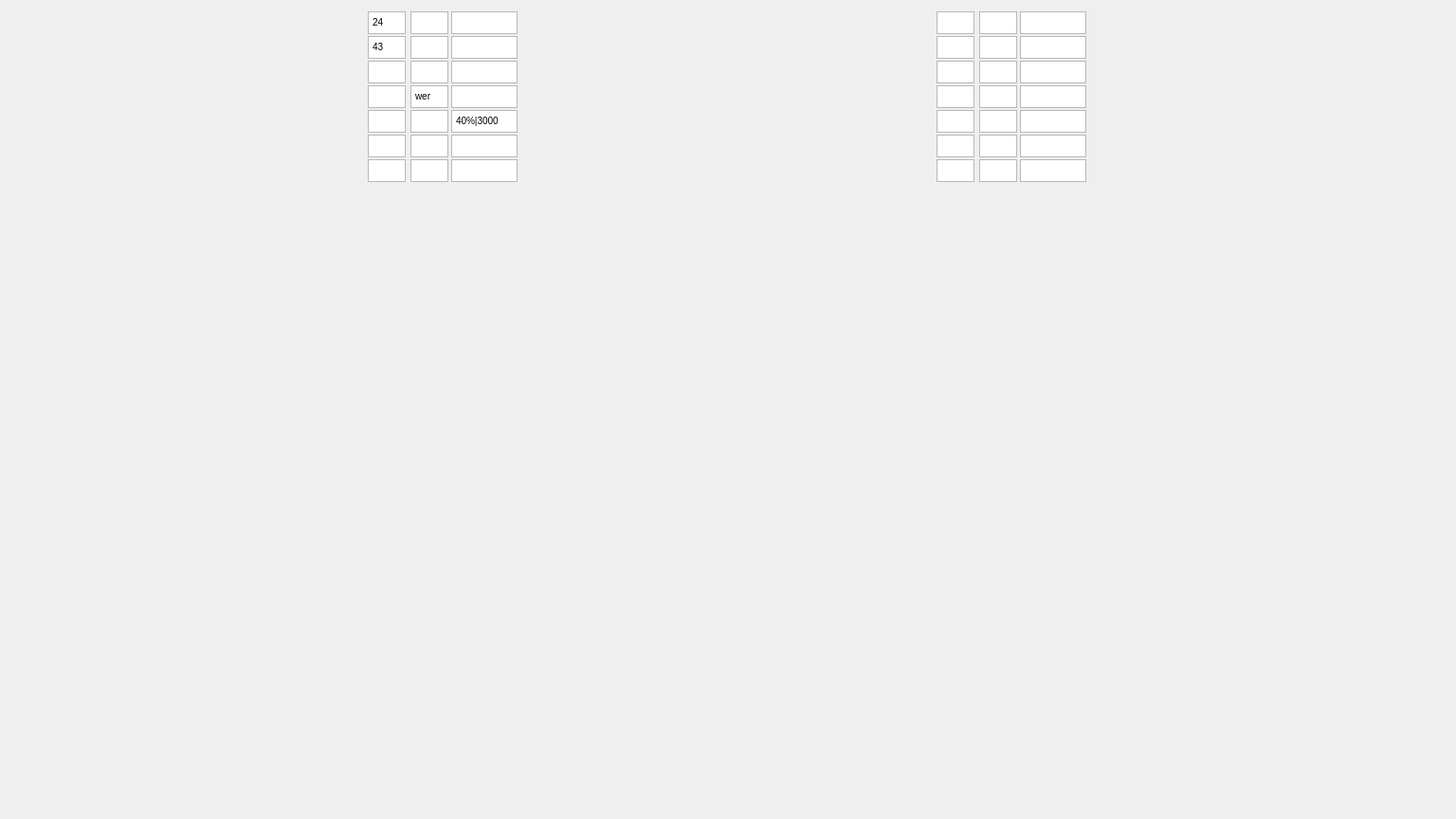
<?xml version="1.0" encoding="UTF-8"?>
<ui version="4.0">
 <class>MainWindow</class>
 <widget class="QMainWindow" name="MainWindow">
  <property name="geometry">
   <rect>
    <x>0</x>
    <y>0</y>
    <width>1536</width>
    <height>864</height>
   </rect>
  </property>
  <property name="maximumSize">
   <size>
    <width>1920</width>
    <height>1080</height>
   </size>
  </property>
  <property name="windowTitle">
   <string>Olenemer</string>
  </property>
  <widget class="QWidget" name="centralwidget">
   <widget class="QWidget" name="">
    <property name="geometry">
     <rect>
      <x>-1</x>
      <y>3</y>
      <width>1539</width>
      <height>835</height>
     </rect>
    </property>
    <layout class="QVBoxLayout" name="whole_screen">
     <item>
      <layout class="QHBoxLayout" name="top_half_panel">
       <item>
        <spacer name="horizontalSpacer_6">
         <property name="orientation">
          <enum>Qt::Horizontal</enum>
         </property>
         <property name="sizeType">
          <enum>QSizePolicy::Fixed</enum>
         </property>
         <property name="sizeHint" stdset="0">
          <size>
           <width>380</width>
           <height>20</height>
          </size>
         </property>
        </spacer>
       </item>
       <item>
        <widget class="QWidget" name="souz_stats" native="true">
         <layout class="QHBoxLayout" name="souz_stats_4">
          <property name="spacing">
           <number>0</number>
          </property>
          <item>
           <layout class="QVBoxLayout" name="souz_winrates">
            <property name="spacing">
             <number>2</number>
            </property>
            <item>
             <widget class="QTextEdit" name="textEdit_13">
              <property name="maximumSize">
               <size>
                <width>40</width>
                <height>24</height>
               </size>
              </property>
              <property name="verticalScrollBarPolicy">
               <enum>Qt::ScrollBarAlwaysOff</enum>
              </property>
              <property name="horizontalScrollBarPolicy">
               <enum>Qt::ScrollBarAsNeeded</enum>
              </property>
              <property name="html">
               <string>&lt;!DOCTYPE HTML PUBLIC &quot;-//W3C//DTD HTML 4.0//EN&quot; &quot;http://www.w3.org/TR/REC-html40/strict.dtd&quot;&gt;
&lt;html&gt;&lt;head&gt;&lt;meta name=&quot;qrichtext&quot; content=&quot;1&quot; /&gt;&lt;style type=&quot;text/css&quot;&gt;
p, li { white-space: pre-wrap; }
&lt;/style&gt;&lt;/head&gt;&lt;body style=&quot; font-family:'MS Shell Dlg 2'; font-size:7.8pt; font-weight:400; font-style:normal;&quot;&gt;
&lt;p style=&quot; margin-top:0px; margin-bottom:0px; margin-left:0px; margin-right:0px; -qt-block-indent:0; text-indent:0px;&quot;&gt;24&lt;/p&gt;&lt;/body&gt;&lt;/html&gt;</string>
              </property>
             </widget>
            </item>
            <item>
             <widget class="QTextEdit" name="textEdit_18">
              <property name="maximumSize">
               <size>
                <width>40</width>
                <height>24</height>
               </size>
              </property>
              <property name="verticalScrollBarPolicy">
               <enum>Qt::ScrollBarAlwaysOff</enum>
              </property>
              <property name="horizontalScrollBarPolicy">
               <enum>Qt::ScrollBarAsNeeded</enum>
              </property>
              <property name="html">
               <string>&lt;!DOCTYPE HTML PUBLIC &quot;-//W3C//DTD HTML 4.0//EN&quot; &quot;http://www.w3.org/TR/REC-html40/strict.dtd&quot;&gt;
&lt;html&gt;&lt;head&gt;&lt;meta name=&quot;qrichtext&quot; content=&quot;1&quot; /&gt;&lt;style type=&quot;text/css&quot;&gt;
p, li { white-space: pre-wrap; }
&lt;/style&gt;&lt;/head&gt;&lt;body style=&quot; font-family:'MS Shell Dlg 2'; font-size:7.8pt; font-weight:400; font-style:normal;&quot;&gt;
&lt;p style=&quot; margin-top:0px; margin-bottom:0px; margin-left:0px; margin-right:0px; -qt-block-indent:0; text-indent:0px;&quot;&gt;43&lt;/p&gt;&lt;/body&gt;&lt;/html&gt;</string>
              </property>
             </widget>
            </item>
            <item>
             <widget class="QTextEdit" name="textEdit_17">
              <property name="maximumSize">
               <size>
                <width>40</width>
                <height>24</height>
               </size>
              </property>
              <property name="verticalScrollBarPolicy">
               <enum>Qt::ScrollBarAlwaysOff</enum>
              </property>
              <property name="horizontalScrollBarPolicy">
               <enum>Qt::ScrollBarAsNeeded</enum>
              </property>
             </widget>
            </item>
            <item>
             <widget class="QTextEdit" name="textEdit_16">
              <property name="maximumSize">
               <size>
                <width>40</width>
                <height>24</height>
               </size>
              </property>
              <property name="verticalScrollBarPolicy">
               <enum>Qt::ScrollBarAlwaysOff</enum>
              </property>
              <property name="horizontalScrollBarPolicy">
               <enum>Qt::ScrollBarAsNeeded</enum>
              </property>
             </widget>
            </item>
            <item>
             <widget class="QTextEdit" name="textEdit_15">
              <property name="maximumSize">
               <size>
                <width>40</width>
                <height>24</height>
               </size>
              </property>
              <property name="verticalScrollBarPolicy">
               <enum>Qt::ScrollBarAlwaysOff</enum>
              </property>
              <property name="horizontalScrollBarPolicy">
               <enum>Qt::ScrollBarAsNeeded</enum>
              </property>
             </widget>
            </item>
            <item>
             <widget class="QTextEdit" name="textEdit_14">
              <property name="maximumSize">
               <size>
                <width>40</width>
                <height>24</height>
               </size>
              </property>
              <property name="verticalScrollBarPolicy">
               <enum>Qt::ScrollBarAlwaysOff</enum>
              </property>
              <property name="horizontalScrollBarPolicy">
               <enum>Qt::ScrollBarAsNeeded</enum>
              </property>
             </widget>
            </item>
            <item>
             <widget class="QTextEdit" name="textEdit">
              <property name="maximumSize">
               <size>
                <width>40</width>
                <height>24</height>
               </size>
              </property>
              <property name="verticalScrollBarPolicy">
               <enum>Qt::ScrollBarAlwaysOff</enum>
              </property>
              <property name="horizontalScrollBarPolicy">
               <enum>Qt::ScrollBarAsNeeded</enum>
              </property>
             </widget>
            </item>
           </layout>
          </item>
          <item>
           <spacer name="horizontalSpacer">
            <property name="orientation">
             <enum>Qt::Horizontal</enum>
            </property>
            <property name="sizeType">
             <enum>QSizePolicy::Fixed</enum>
            </property>
            <property name="sizeHint" stdset="0">
             <size>
              <width>5</width>
              <height>20</height>
             </size>
            </property>
           </spacer>
          </item>
          <item>
           <layout class="QVBoxLayout" name="souz_tank">
            <property name="spacing">
             <number>2</number>
            </property>
            <item>
             <widget class="QTextEdit" name="textEdit_2">
              <property name="maximumSize">
               <size>
                <width>40</width>
                <height>24</height>
               </size>
              </property>
              <property name="verticalScrollBarPolicy">
               <enum>Qt::ScrollBarAlwaysOff</enum>
              </property>
              <property name="horizontalScrollBarPolicy">
               <enum>Qt::ScrollBarAsNeeded</enum>
              </property>
             </widget>
            </item>
            <item>
             <widget class="QTextEdit" name="textEdit_20">
              <property name="maximumSize">
               <size>
                <width>40</width>
                <height>24</height>
               </size>
              </property>
              <property name="verticalScrollBarPolicy">
               <enum>Qt::ScrollBarAlwaysOff</enum>
              </property>
              <property name="horizontalScrollBarPolicy">
               <enum>Qt::ScrollBarAsNeeded</enum>
              </property>
             </widget>
            </item>
            <item>
             <widget class="QTextEdit" name="textEdit_22">
              <property name="maximumSize">
               <size>
                <width>40</width>
                <height>24</height>
               </size>
              </property>
              <property name="verticalScrollBarPolicy">
               <enum>Qt::ScrollBarAlwaysOff</enum>
              </property>
              <property name="horizontalScrollBarPolicy">
               <enum>Qt::ScrollBarAsNeeded</enum>
              </property>
             </widget>
            </item>
            <item>
             <widget class="QTextEdit" name="textEdit_21">
              <property name="maximumSize">
               <size>
                <width>40</width>
                <height>24</height>
               </size>
              </property>
              <property name="verticalScrollBarPolicy">
               <enum>Qt::ScrollBarAlwaysOff</enum>
              </property>
              <property name="horizontalScrollBarPolicy">
               <enum>Qt::ScrollBarAsNeeded</enum>
              </property>
              <property name="html">
               <string>&lt;!DOCTYPE HTML PUBLIC &quot;-//W3C//DTD HTML 4.0//EN&quot; &quot;http://www.w3.org/TR/REC-html40/strict.dtd&quot;&gt;
&lt;html&gt;&lt;head&gt;&lt;meta name=&quot;qrichtext&quot; content=&quot;1&quot; /&gt;&lt;style type=&quot;text/css&quot;&gt;
p, li { white-space: pre-wrap; }
&lt;/style&gt;&lt;/head&gt;&lt;body style=&quot; font-family:'MS Shell Dlg 2'; font-size:7.8pt; font-weight:400; font-style:normal;&quot;&gt;
&lt;p style=&quot; margin-top:0px; margin-bottom:0px; margin-left:0px; margin-right:0px; -qt-block-indent:0; text-indent:0px;&quot;&gt;wer&lt;/p&gt;&lt;/body&gt;&lt;/html&gt;</string>
              </property>
             </widget>
            </item>
            <item>
             <widget class="QTextEdit" name="textEdit_23">
              <property name="maximumSize">
               <size>
                <width>40</width>
                <height>24</height>
               </size>
              </property>
              <property name="verticalScrollBarPolicy">
               <enum>Qt::ScrollBarAlwaysOff</enum>
              </property>
              <property name="horizontalScrollBarPolicy">
               <enum>Qt::ScrollBarAsNeeded</enum>
              </property>
             </widget>
            </item>
            <item>
             <widget class="QTextEdit" name="textEdit_24">
              <property name="maximumSize">
               <size>
                <width>40</width>
                <height>24</height>
               </size>
              </property>
              <property name="verticalScrollBarPolicy">
               <enum>Qt::ScrollBarAlwaysOff</enum>
              </property>
              <property name="horizontalScrollBarPolicy">
               <enum>Qt::ScrollBarAsNeeded</enum>
              </property>
             </widget>
            </item>
            <item>
             <widget class="QTextEdit" name="textEdit_19">
              <property name="maximumSize">
               <size>
                <width>40</width>
                <height>24</height>
               </size>
              </property>
              <property name="verticalScrollBarPolicy">
               <enum>Qt::ScrollBarAlwaysOff</enum>
              </property>
              <property name="horizontalScrollBarPolicy">
               <enum>Qt::ScrollBarAsNeeded</enum>
              </property>
             </widget>
            </item>
           </layout>
          </item>
          <item>
           <spacer name="horizontalSpacer_2">
            <property name="orientation">
             <enum>Qt::Horizontal</enum>
            </property>
            <property name="sizeType">
             <enum>QSizePolicy::Fixed</enum>
            </property>
            <property name="sizeHint" stdset="0">
             <size>
              <width>3</width>
              <height>1</height>
             </size>
            </property>
           </spacer>
          </item>
          <item>
           <layout class="QVBoxLayout" name="souz_tank_stats">
            <property name="spacing">
             <number>2</number>
            </property>
            <item>
             <widget class="QTextEdit" name="textEdit_3">
              <property name="maximumSize">
               <size>
                <width>70</width>
                <height>24</height>
               </size>
              </property>
              <property name="verticalScrollBarPolicy">
               <enum>Qt::ScrollBarAlwaysOff</enum>
              </property>
              <property name="horizontalScrollBarPolicy">
               <enum>Qt::ScrollBarAsNeeded</enum>
              </property>
             </widget>
            </item>
            <item>
             <widget class="QTextEdit" name="textEdit_26">
              <property name="maximumSize">
               <size>
                <width>70</width>
                <height>24</height>
               </size>
              </property>
              <property name="verticalScrollBarPolicy">
               <enum>Qt::ScrollBarAlwaysOff</enum>
              </property>
              <property name="horizontalScrollBarPolicy">
               <enum>Qt::ScrollBarAsNeeded</enum>
              </property>
             </widget>
            </item>
            <item>
             <widget class="QTextEdit" name="textEdit_28">
              <property name="maximumSize">
               <size>
                <width>70</width>
                <height>24</height>
               </size>
              </property>
              <property name="verticalScrollBarPolicy">
               <enum>Qt::ScrollBarAlwaysOff</enum>
              </property>
              <property name="horizontalScrollBarPolicy">
               <enum>Qt::ScrollBarAsNeeded</enum>
              </property>
             </widget>
            </item>
            <item>
             <widget class="QTextEdit" name="textEdit_27">
              <property name="maximumSize">
               <size>
                <width>70</width>
                <height>24</height>
               </size>
              </property>
              <property name="verticalScrollBarPolicy">
               <enum>Qt::ScrollBarAlwaysOff</enum>
              </property>
              <property name="horizontalScrollBarPolicy">
               <enum>Qt::ScrollBarAsNeeded</enum>
              </property>
             </widget>
            </item>
            <item>
             <widget class="QTextEdit" name="textEdit_30">
              <property name="maximumSize">
               <size>
                <width>70</width>
                <height>24</height>
               </size>
              </property>
              <property name="verticalScrollBarPolicy">
               <enum>Qt::ScrollBarAlwaysOff</enum>
              </property>
              <property name="horizontalScrollBarPolicy">
               <enum>Qt::ScrollBarAsNeeded</enum>
              </property>
              <property name="html">
               <string>&lt;!DOCTYPE HTML PUBLIC &quot;-//W3C//DTD HTML 4.0//EN&quot; &quot;http://www.w3.org/TR/REC-html40/strict.dtd&quot;&gt;
&lt;html&gt;&lt;head&gt;&lt;meta name=&quot;qrichtext&quot; content=&quot;1&quot; /&gt;&lt;style type=&quot;text/css&quot;&gt;
p, li { white-space: pre-wrap; }
&lt;/style&gt;&lt;/head&gt;&lt;body style=&quot; font-family:'MS Shell Dlg 2'; font-size:7.8pt; font-weight:400; font-style:normal;&quot;&gt;
&lt;p style=&quot; margin-top:0px; margin-bottom:0px; margin-left:0px; margin-right:0px; -qt-block-indent:0; text-indent:0px;&quot;&gt;40%|3000&lt;/p&gt;
&lt;p style=&quot;-qt-paragraph-type:empty; margin-top:0px; margin-bottom:0px; margin-left:0px; margin-right:0px; -qt-block-indent:0; text-indent:0px;&quot;&gt;&lt;br /&gt;&lt;/p&gt;&lt;/body&gt;&lt;/html&gt;</string>
              </property>
             </widget>
            </item>
            <item>
             <widget class="QTextEdit" name="textEdit_29">
              <property name="maximumSize">
               <size>
                <width>70</width>
                <height>24</height>
               </size>
              </property>
              <property name="verticalScrollBarPolicy">
               <enum>Qt::ScrollBarAlwaysOff</enum>
              </property>
              <property name="horizontalScrollBarPolicy">
               <enum>Qt::ScrollBarAsNeeded</enum>
              </property>
             </widget>
            </item>
            <item>
             <widget class="QTextEdit" name="textEdit_25">
              <property name="maximumSize">
               <size>
                <width>70</width>
                <height>24</height>
               </size>
              </property>
              <property name="verticalScrollBarPolicy">
               <enum>Qt::ScrollBarAlwaysOff</enum>
              </property>
              <property name="horizontalScrollBarPolicy">
               <enum>Qt::ScrollBarAsNeeded</enum>
              </property>
             </widget>
            </item>
           </layout>
          </item>
         </layout>
        </widget>
       </item>
       <item>
        <spacer name="horizontalSpacer_5">
         <property name="orientation">
          <enum>Qt::Horizontal</enum>
         </property>
         <property name="sizeType">
          <enum>QSizePolicy::Fixed</enum>
         </property>
         <property name="sizeHint" stdset="0">
          <size>
           <width>415</width>
           <height>20</height>
          </size>
         </property>
        </spacer>
       </item>
       <item>
        <widget class="QWidget" name="vragi_stats" native="true">
         <layout class="QHBoxLayout" name="vragi_stats_4">
          <property name="spacing">
           <number>0</number>
          </property>
          <item>
           <layout class="QVBoxLayout" name="vragi_winrates">
            <property name="spacing">
             <number>2</number>
            </property>
            <item>
             <widget class="QTextEdit" name="textEdit_4">
              <property name="maximumSize">
               <size>
                <width>40</width>
                <height>24</height>
               </size>
              </property>
              <property name="verticalScrollBarPolicy">
               <enum>Qt::ScrollBarAlwaysOff</enum>
              </property>
              <property name="horizontalScrollBarPolicy">
               <enum>Qt::ScrollBarAsNeeded</enum>
              </property>
             </widget>
            </item>
            <item>
             <widget class="QTextEdit" name="textEdit_32">
              <property name="maximumSize">
               <size>
                <width>40</width>
                <height>24</height>
               </size>
              </property>
              <property name="verticalScrollBarPolicy">
               <enum>Qt::ScrollBarAlwaysOff</enum>
              </property>
              <property name="horizontalScrollBarPolicy">
               <enum>Qt::ScrollBarAsNeeded</enum>
              </property>
             </widget>
            </item>
            <item>
             <widget class="QTextEdit" name="textEdit_34">
              <property name="maximumSize">
               <size>
                <width>40</width>
                <height>24</height>
               </size>
              </property>
              <property name="verticalScrollBarPolicy">
               <enum>Qt::ScrollBarAlwaysOff</enum>
              </property>
              <property name="horizontalScrollBarPolicy">
               <enum>Qt::ScrollBarAsNeeded</enum>
              </property>
             </widget>
            </item>
            <item>
             <widget class="QTextEdit" name="textEdit_33">
              <property name="maximumSize">
               <size>
                <width>40</width>
                <height>24</height>
               </size>
              </property>
              <property name="verticalScrollBarPolicy">
               <enum>Qt::ScrollBarAlwaysOff</enum>
              </property>
              <property name="horizontalScrollBarPolicy">
               <enum>Qt::ScrollBarAsNeeded</enum>
              </property>
             </widget>
            </item>
            <item>
             <widget class="QTextEdit" name="textEdit_35">
              <property name="maximumSize">
               <size>
                <width>40</width>
                <height>24</height>
               </size>
              </property>
              <property name="verticalScrollBarPolicy">
               <enum>Qt::ScrollBarAlwaysOff</enum>
              </property>
              <property name="horizontalScrollBarPolicy">
               <enum>Qt::ScrollBarAsNeeded</enum>
              </property>
             </widget>
            </item>
            <item>
             <widget class="QTextEdit" name="textEdit_36">
              <property name="maximumSize">
               <size>
                <width>40</width>
                <height>24</height>
               </size>
              </property>
              <property name="verticalScrollBarPolicy">
               <enum>Qt::ScrollBarAlwaysOff</enum>
              </property>
              <property name="horizontalScrollBarPolicy">
               <enum>Qt::ScrollBarAsNeeded</enum>
              </property>
             </widget>
            </item>
            <item>
             <widget class="QTextEdit" name="textEdit_31">
              <property name="maximumSize">
               <size>
                <width>40</width>
                <height>24</height>
               </size>
              </property>
              <property name="verticalScrollBarPolicy">
               <enum>Qt::ScrollBarAlwaysOff</enum>
              </property>
              <property name="horizontalScrollBarPolicy">
               <enum>Qt::ScrollBarAsNeeded</enum>
              </property>
             </widget>
            </item>
           </layout>
          </item>
          <item>
           <spacer name="horizontalSpacer_3">
            <property name="orientation">
             <enum>Qt::Horizontal</enum>
            </property>
            <property name="sizeType">
             <enum>QSizePolicy::Fixed</enum>
            </property>
            <property name="sizeHint" stdset="0">
             <size>
              <width>5</width>
              <height>20</height>
             </size>
            </property>
           </spacer>
          </item>
          <item>
           <layout class="QVBoxLayout" name="vragi_tank">
            <property name="spacing">
             <number>2</number>
            </property>
            <item>
             <widget class="QTextEdit" name="textEdit_37">
              <property name="maximumSize">
               <size>
                <width>40</width>
                <height>24</height>
               </size>
              </property>
              <property name="verticalScrollBarPolicy">
               <enum>Qt::ScrollBarAlwaysOff</enum>
              </property>
              <property name="horizontalScrollBarPolicy">
               <enum>Qt::ScrollBarAsNeeded</enum>
              </property>
             </widget>
            </item>
            <item>
             <widget class="QTextEdit" name="textEdit_39">
              <property name="maximumSize">
               <size>
                <width>40</width>
                <height>24</height>
               </size>
              </property>
              <property name="verticalScrollBarPolicy">
               <enum>Qt::ScrollBarAlwaysOff</enum>
              </property>
              <property name="horizontalScrollBarPolicy">
               <enum>Qt::ScrollBarAsNeeded</enum>
              </property>
             </widget>
            </item>
            <item>
             <widget class="QTextEdit" name="textEdit_38">
              <property name="maximumSize">
               <size>
                <width>40</width>
                <height>24</height>
               </size>
              </property>
              <property name="verticalScrollBarPolicy">
               <enum>Qt::ScrollBarAlwaysOff</enum>
              </property>
              <property name="horizontalScrollBarPolicy">
               <enum>Qt::ScrollBarAsNeeded</enum>
              </property>
             </widget>
            </item>
            <item>
             <widget class="QTextEdit" name="textEdit_40">
              <property name="maximumSize">
               <size>
                <width>40</width>
                <height>24</height>
               </size>
              </property>
              <property name="verticalScrollBarPolicy">
               <enum>Qt::ScrollBarAlwaysOff</enum>
              </property>
              <property name="horizontalScrollBarPolicy">
               <enum>Qt::ScrollBarAsNeeded</enum>
              </property>
             </widget>
            </item>
            <item>
             <widget class="QTextEdit" name="textEdit_42">
              <property name="maximumSize">
               <size>
                <width>40</width>
                <height>24</height>
               </size>
              </property>
              <property name="verticalScrollBarPolicy">
               <enum>Qt::ScrollBarAlwaysOff</enum>
              </property>
              <property name="horizontalScrollBarPolicy">
               <enum>Qt::ScrollBarAsNeeded</enum>
              </property>
             </widget>
            </item>
            <item>
             <widget class="QTextEdit" name="textEdit_41">
              <property name="maximumSize">
               <size>
                <width>40</width>
                <height>24</height>
               </size>
              </property>
              <property name="verticalScrollBarPolicy">
               <enum>Qt::ScrollBarAlwaysOff</enum>
              </property>
              <property name="horizontalScrollBarPolicy">
               <enum>Qt::ScrollBarAsNeeded</enum>
              </property>
             </widget>
            </item>
            <item>
             <widget class="QTextEdit" name="textEdit_5">
              <property name="maximumSize">
               <size>
                <width>40</width>
                <height>24</height>
               </size>
              </property>
              <property name="verticalScrollBarPolicy">
               <enum>Qt::ScrollBarAlwaysOff</enum>
              </property>
              <property name="horizontalScrollBarPolicy">
               <enum>Qt::ScrollBarAsNeeded</enum>
              </property>
             </widget>
            </item>
           </layout>
          </item>
          <item>
           <spacer name="horizontalSpacer_4">
            <property name="orientation">
             <enum>Qt::Horizontal</enum>
            </property>
            <property name="sizeType">
             <enum>QSizePolicy::Fixed</enum>
            </property>
            <property name="sizeHint" stdset="0">
             <size>
              <width>3</width>
              <height>1</height>
             </size>
            </property>
           </spacer>
          </item>
          <item>
           <layout class="QVBoxLayout" name="vragi_tank_stats">
            <property name="spacing">
             <number>2</number>
            </property>
            <item>
             <widget class="QTextEdit" name="textEdit_43">
              <property name="maximumSize">
               <size>
                <width>70</width>
                <height>24</height>
               </size>
              </property>
              <property name="verticalScrollBarPolicy">
               <enum>Qt::ScrollBarAlwaysOff</enum>
              </property>
              <property name="horizontalScrollBarPolicy">
               <enum>Qt::ScrollBarAsNeeded</enum>
              </property>
             </widget>
            </item>
            <item>
             <widget class="QTextEdit" name="textEdit_45">
              <property name="maximumSize">
               <size>
                <width>70</width>
                <height>24</height>
               </size>
              </property>
              <property name="verticalScrollBarPolicy">
               <enum>Qt::ScrollBarAlwaysOff</enum>
              </property>
              <property name="horizontalScrollBarPolicy">
               <enum>Qt::ScrollBarAsNeeded</enum>
              </property>
             </widget>
            </item>
            <item>
             <widget class="QTextEdit" name="textEdit_44">
              <property name="maximumSize">
               <size>
                <width>70</width>
                <height>24</height>
               </size>
              </property>
              <property name="verticalScrollBarPolicy">
               <enum>Qt::ScrollBarAlwaysOff</enum>
              </property>
              <property name="horizontalScrollBarPolicy">
               <enum>Qt::ScrollBarAsNeeded</enum>
              </property>
             </widget>
            </item>
            <item>
             <widget class="QTextEdit" name="textEdit_46">
              <property name="maximumSize">
               <size>
                <width>70</width>
                <height>24</height>
               </size>
              </property>
              <property name="verticalScrollBarPolicy">
               <enum>Qt::ScrollBarAlwaysOff</enum>
              </property>
              <property name="horizontalScrollBarPolicy">
               <enum>Qt::ScrollBarAsNeeded</enum>
              </property>
             </widget>
            </item>
            <item>
             <widget class="QTextEdit" name="textEdit_47">
              <property name="maximumSize">
               <size>
                <width>70</width>
                <height>24</height>
               </size>
              </property>
              <property name="verticalScrollBarPolicy">
               <enum>Qt::ScrollBarAlwaysOff</enum>
              </property>
              <property name="horizontalScrollBarPolicy">
               <enum>Qt::ScrollBarAsNeeded</enum>
              </property>
             </widget>
            </item>
            <item>
             <widget class="QTextEdit" name="textEdit_6">
              <property name="maximumSize">
               <size>
                <width>70</width>
                <height>24</height>
               </size>
              </property>
              <property name="verticalScrollBarPolicy">
               <enum>Qt::ScrollBarAlwaysOff</enum>
              </property>
              <property name="horizontalScrollBarPolicy">
               <enum>Qt::ScrollBarAsNeeded</enum>
              </property>
             </widget>
            </item>
            <item>
             <widget class="QTextEdit" name="textEdit_48">
              <property name="maximumSize">
               <size>
                <width>70</width>
                <height>24</height>
               </size>
              </property>
              <property name="verticalScrollBarPolicy">
               <enum>Qt::ScrollBarAlwaysOff</enum>
              </property>
              <property name="horizontalScrollBarPolicy">
               <enum>Qt::ScrollBarAsNeeded</enum>
              </property>
             </widget>
            </item>
           </layout>
          </item>
         </layout>
        </widget>
       </item>
       <item>
        <spacer name="horizontalSpacer_7">
         <property name="orientation">
          <enum>Qt::Horizontal</enum>
         </property>
         <property name="sizeType">
          <enum>QSizePolicy::Fixed</enum>
         </property>
         <property name="sizeHint" stdset="0">
          <size>
           <width>380</width>
           <height>20</height>
          </size>
         </property>
        </spacer>
       </item>
      </layout>
     </item>
     <item>
      <spacer name="verticalSpacer">
       <property name="orientation">
        <enum>Qt::Vertical</enum>
       </property>
       <property name="sizeType">
        <enum>QSizePolicy::Fixed</enum>
       </property>
       <property name="sizeHint" stdset="0">
        <size>
         <width>20</width>
         <height>640</height>
        </size>
       </property>
      </spacer>
     </item>
    </layout>
   </widget>
  </widget>
  <widget class="QMenuBar" name="menubar">
   <property name="enabled">
    <bool>false</bool>
   </property>
   <property name="geometry">
    <rect>
     <x>0</x>
     <y>0</y>
     <width>1536</width>
     <height>26</height>
    </rect>
   </property>
  </widget>
 </widget>
 <resources/>
 <connections/>
</ui>
